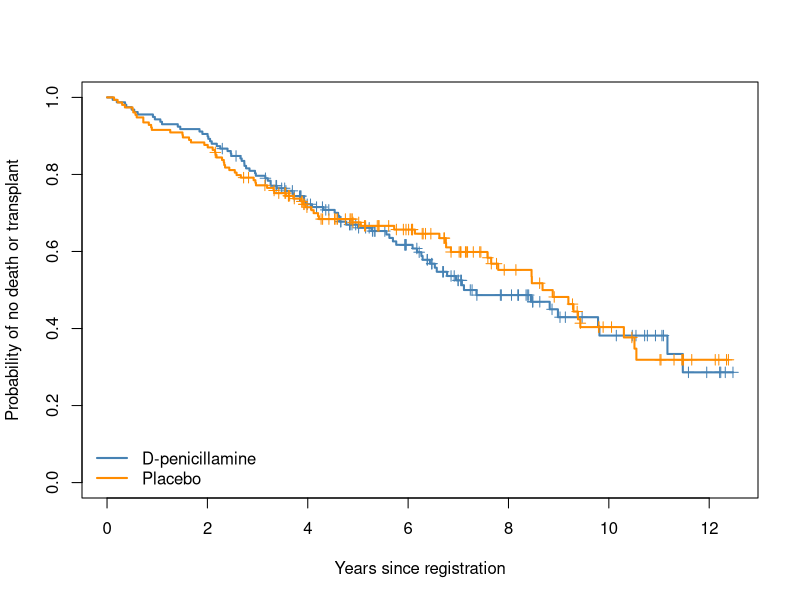
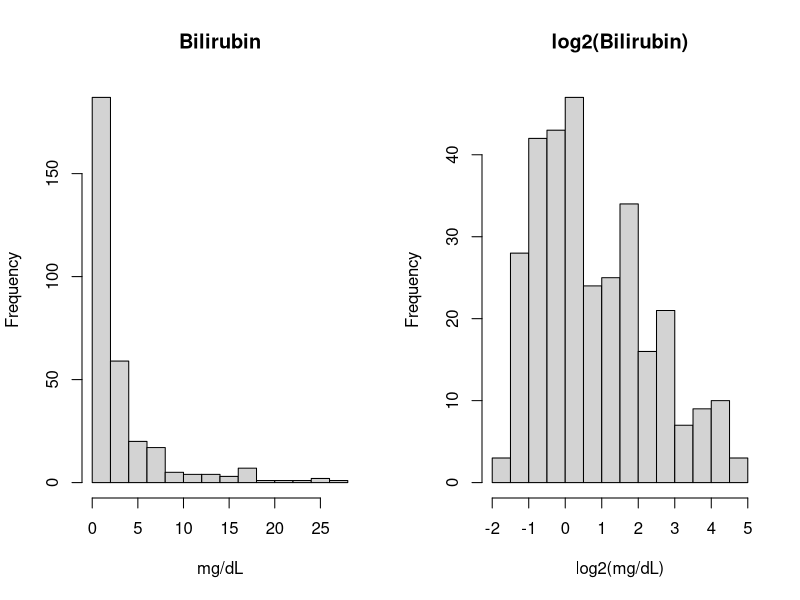
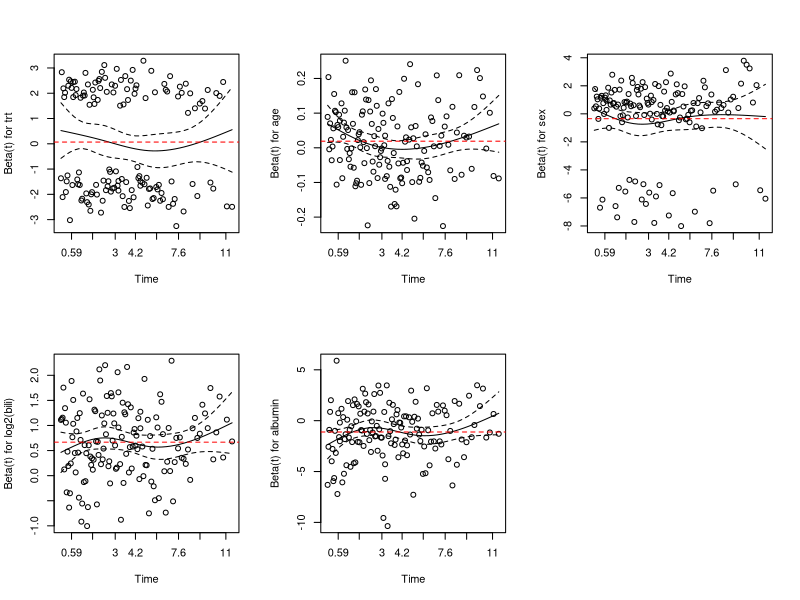
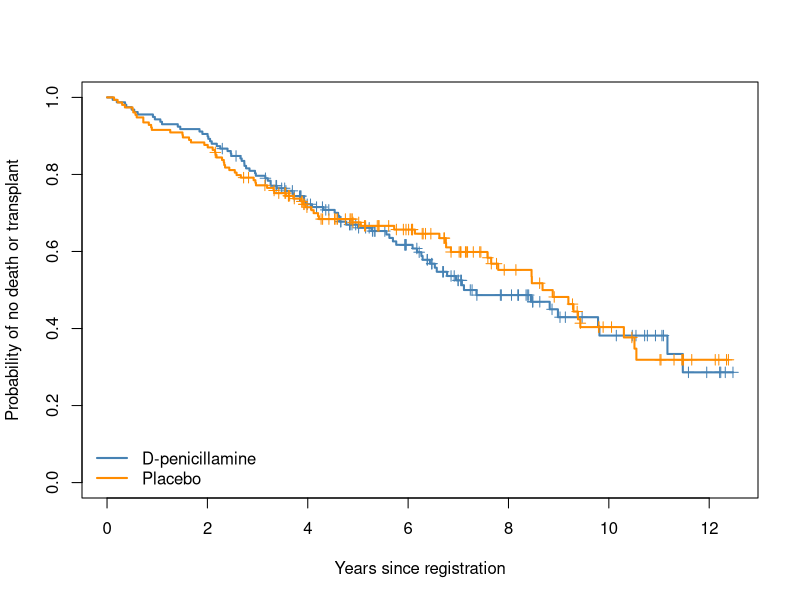

Generate these figures, in order, with R:
## ---- chunk 1
library(survival)
## ---- chunk 2
pbc_trial <- subset(pbc, !is.na(trt))

pbc_trial$event <- as.integer(pbc_trial$status >= 1)

pbc_trial$trt <- factor(pbc_trial$trt,
                        levels = c(1, 2),
                        labels = c("D-penicillamine", "Placebo"))

pbc_trial$time_years <- pbc_trial$time / 365.25

## ---- chunk 3
km_fit <- survfit(Surv(time_years, event) ~ trt, data = pbc_trial)

km_fit

plot(km_fit,
     col = c("steelblue", "darkorange"),
     lwd = 2,
     mark.time = TRUE,
     xlab = "Years since registration",
     ylab = "Probability of no death or transplant")
legend("bottomleft",
       legend = levels(pbc_trial$trt),
       col = c("steelblue", "darkorange"),
       lwd = 2, bty = "n")

survdiff(Surv(time_years, event) ~ trt, data = pbc_trial)

## ---- chunk 4
#| include: false
dir.create("figures", showWarnings = FALSE)
png("figures/km_plot.png", width = 1600, height = 1000, res = 200)
plot(km_fit,
     col = c("steelblue", "darkorange"),
     lwd = 2,
     mark.time = TRUE,
     xlab = "Years since registration",
     ylab = "Probability of no death or transplant")
legend("bottomleft",
       legend = levels(pbc_trial$trt),
       col = c("steelblue", "darkorange"),
       lwd = 2, bty = "n")
dev.off()
## ---- chunk 5
par(mfrow = c(1, 2))
hist(pbc_trial$bili, main = "Bilirubin", xlab = "mg/dL")
hist(log2(pbc_trial$bili), main = "log2(Bilirubin)", xlab = "log2(mg/dL)")
par(mfrow = c(1, 1))   
## ---- chunk 6
cox_fit <- coxph(Surv(time_years, event) ~ trt + age + sex + log2(bili) + albumin,
                 data = pbc_trial)
summary(cox_fit)
## ---- chunk 7
ph_test <- cox.zph(cox_fit)
ph_test
## ---- chunk 8
par(mfrow = c(2, 3))
for (i in 1:5) {
  plot(ph_test[i])
  abline(h = coef(cox_fit)[i], col = "red", lty = 2)
}
